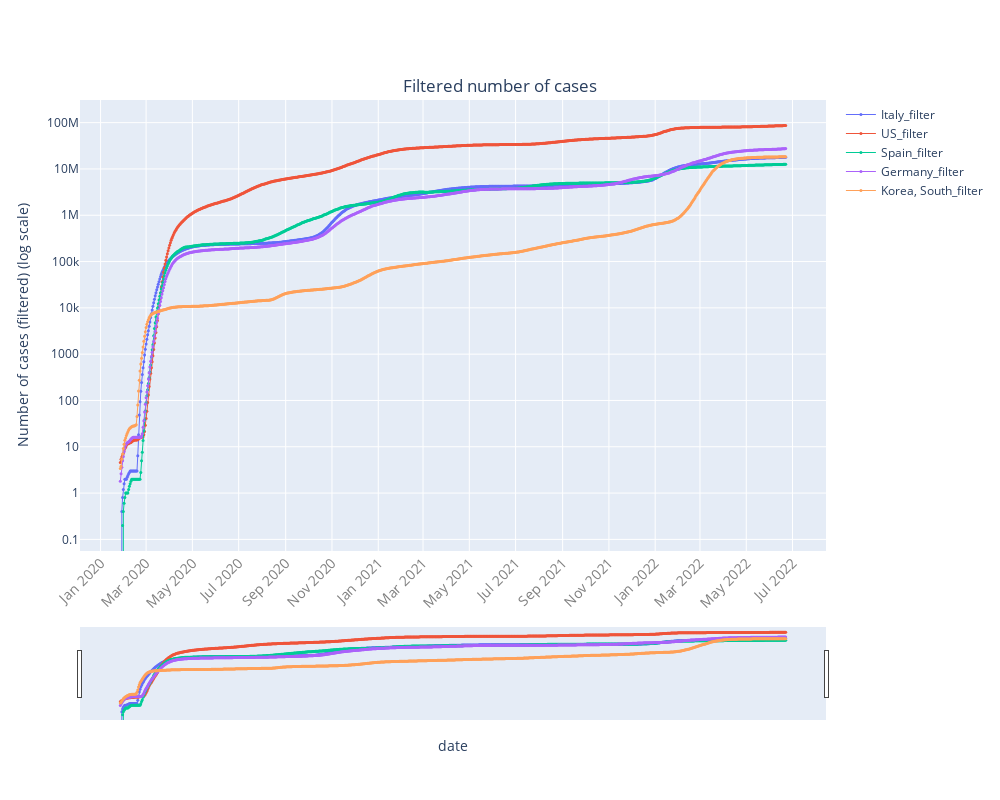

Source (notebook cell):
### Code cell
start_pos=5
quick_plot(df_analyse.date[start_pos:],
           df_analyse[filter_cols].iloc[start_pos:,:], #['US','US_filter']
           y_scale='log',
           slider=True,
           xname = 'date',
           yname = 'Number of cases (filtered) (log scale)',
           figname = 'Filtered number of cases')

### Figure 1 — Plotly figure (JSON) as saved in the notebook; plotly's stock layout.template omitted (floating-point values rounded to 4 significant figures; data arrays with more than 128 entries replaced by an {"elided": "..."} marker saying what was removed)
{"data": [{"line": {"width": 1}, "marker": {"size": 3}, "mode": "markers+lines", "name": "Italy_filter", "type": "scatter", "x": {"elided": "878 str values"}, "y": {"elided": "878 float values"}}, {"line": {"width": 1}, "marker": {"size": 3}, "mode": "markers+lines", "name": "US_filter", "type": "scatter", "x": {"elided": "878 str values"}, "y": {"elided": "878 float values"}}, {"line": {"width": 1}, "marker": {"size": 3}, "mode": "markers+lines", "name": "Spain_filter", "type": "scatter", "x": {"elided": "878 str values"}, "y": {"elided": "878 float values"}}, {"line": {"width": 1}, "marker": {"size": 3}, "mode": "markers+lines", "name": "Germany_filter", "type": "scatter", "x": {"elided": "878 str values"}, "y": {"elided": "878 float values"}}, {"line": {"width": 1}, "marker": {"size": 3}, "mode": "markers+lines", "name": "Korea, South_filter", "type": "scatter", "x": {"elided": "878 str values"}, "y": {"elided": "878 float values"}}], "layout": {"height": 800, "title": {"text": "Filtered number of cases", "x": 0.5, "xanchor": "center", "y": 0.9, "yanchor": "top"}, "width": 1000, "xaxis": {"nticks": 20, "rangeslider": {"visible": true}, "tickangle": -45, "tickfont": {"color": "#7f7f7f", "size": 14}, "title": {"text": "date"}}, "yaxis": {"title": {"text": "Number of cases (filtered) (log scale)"}, "type": "log"}}}
